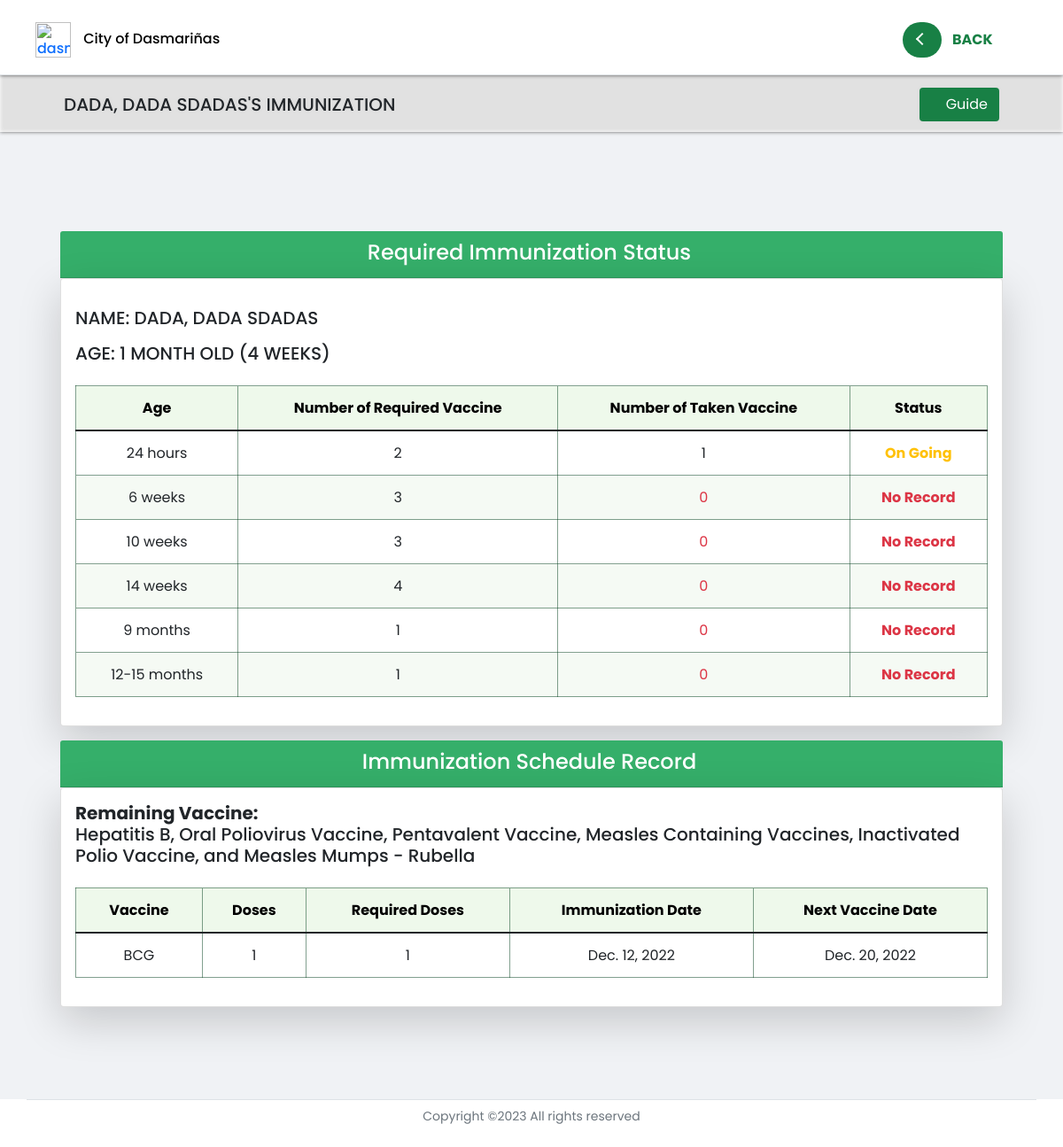
The page /preschooler_profile/immunization/7/ (signed in) on the database as committed earlier.
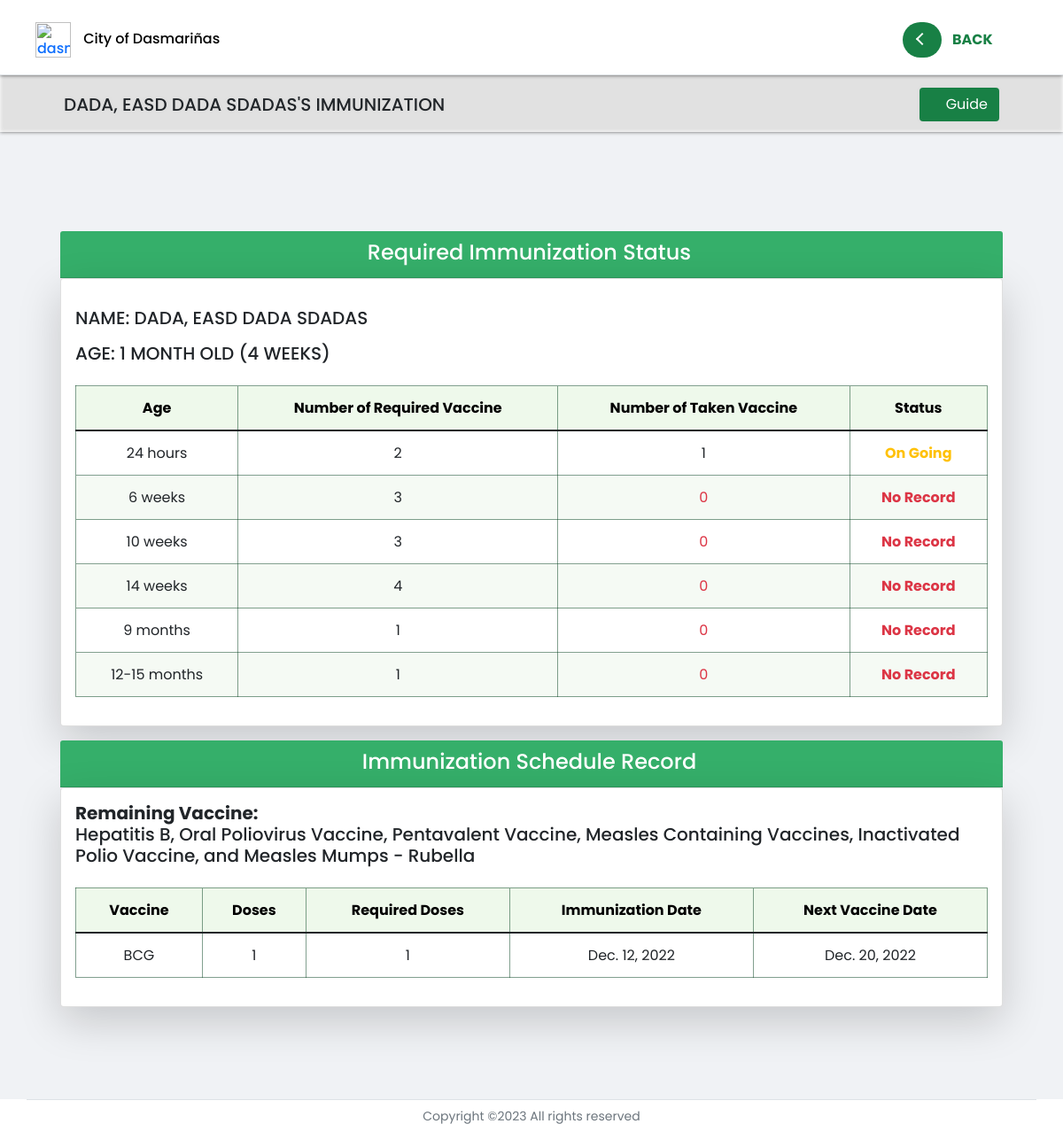
The same page on the database as committed later.
### profilingApp/models.py (models this page shows, shortened)
class Preschooler(Model):
    GENDER = [('Male', 'Male'),
              ('Female', 'Female'),]
    parent = models.ForeignKey(Parent, on_delete=CASCADE)
    first_name = models.CharField(max_length=100)
    last_name = models.CharField(max_length=100)
    middle_name = models.CharField(max_length=100)
    suffix_name = models.CharField(max_length=100, null=True, blank=True)
    birthday = models.DateField(null=True, blank=True)
    height = models.FloatField(null=True,validators=[MinValueValidator(0)])
    weight = models.FloatField(null=True, validators=[MinValueValidator(0)])
    gender = models.CharField(max_length=100, choices=GENDER, null=True)
    date_measured = models.DateField(null=True, blank=True)
    health_problem = models.CharField(max_length=500, null=True, blank=True)
    ps_image = models.ImageField(null=True, blank=True, upload_to='ps_images')
    history= HistoricalRecords()
    objects = models.Manager()
    lt_60_objects = PreschoolerManagerLess()
    gte_60_objects = PreschoolerManagerGreater()
    def age_months(self):
        today = date.today()
        try:
            date_diff = today - self.birthday
            in_days = date_diff.days
            return int((in_days) / (365 / 12))
        except:
             return 'Undefined'
    def age_weeks(self):
        today = date.today()
        try:
            date_diff = today - self.birthday
            in_days = date_diff.days
            return int((in_days) / (365 / 52))
        except:
             return 'Undefined'
    def age_days(self):
        today = date.today()
        try:
            date_diff = today - self.birthday
            in_days = date_diff.days
            return in_days
        except:
             return 'Undefined'
    def age_hours(self):
        today = date.today()
        try:
            date_diff = today - self.birthday
            in_days = date_diff.days
            return int(in_days * 24)
        except:
             return 'Undefined'

### profilingApp/views.py (the view, shortened to what this page needs)
# urls.py: path('preschooler_profile/immunization/<str:pk>/', views.immunization_schedule, name='immunization_schedule'),
@login_required(login_url='login_registration')
def immunization_schedule(request, pk):
    loggedin = request.user.user_type
    preschooler = Preschooler.objects.get(id=pk)
    vaccines = Vaccine.objects.filter(vax_preschooler=preschooler)
    vax_list = list(vaccines.values_list('vax_name', flat=True))
    dose_list = vaccines.values_list('vax_dose', flat=True)
    vax_24hrs = vaccines.filter(vax_name__in=['BCG', 'Hepatitis B']).count()
    vax_6weeks = vaccines.filter(vax_name__in=['Oral Poliovirus Vaccine', 'Pentavalent Vaccine', 'Measles Containing Vaccines']).count()
    vax_10weeks = vaccines.filter(vax_name__in=['Oral Poliovirus Vaccine', 'Pentavalent Vaccine', 'Measles Containing Vaccines']).count()
    vax_14weeks = vaccines.filter(vax_name__in=['Oral Poliovirus Vaccine', 'Pentavalent Vaccine', 'Inactivated Polio Vaccine','Measles Containing Vaccines']).count()
    vax_9months = vaccines.filter(vax_name__in=['Measles Mumps - Rubella']).count()
    if len(vaccines) == 0:
        next_vax_date = 'None'
    elif len(vaccines) == 8:
        next_vax_date = 'Complete'
    else:
        next_vax_date = vaccines.order_by('-id')[0].vax_remarks
    context = {'vaccines' : vaccines,
               'vax_list' : vax_list,
               'dose_list' : dose_list,
               'preschooler':preschooler,
               'loggedin': loggedin,
               'next_vax' : next_vax_date,
               'vax_24hrs' : vax_24hrs,
               'vax_6weeks' : vax_6weeks,
               'vax_10weeks' : vax_10weeks,
               'vax_14weeks' : vax_14weeks,
               'vax_9months' : vax_9months
               }
    return render(request, 'activities/BHW Immunization Status.html', context)

### profilingApp/templates/activities/BHW Immunization Status.html (shortened to what the changed rows need)
{% extends 'activities/BHW Home.html' %}
{% load static %}
{% block dashboard %}
</head>
<body>
<div class="" id="secondNav">
    <div class="row align-items-center">
        <div class="col-6 d-flex text-md-start text-center text-uppercase align-items-center ">
            {% if preschooler.suffix_name is None %}
                <h5 class="m-0 align-items-center">{{ preschooler.last_name }}, {{ preschooler.first_name }} {{ preschooler.middle_name }}'s Immunization</h5>
            {% else %}
                <h5 class="m-0 align-items-center">{{ preschooler.last_name }}, {{ preschooler.first_name }} {{ preschooler.middle_name }} {{ preschooler.suffix_name }}'s Immunization</h5>
            {% endif %}
        </div>
    </div>
</div>
<div id="grid" class="container-fluid" style="padding:3%; margin: top 65px;">
    <div class="row">
        <div class="col p-2 mt-2">
            <div class="card shadow-lg p-3 bg-white rounded" >
                <div class="py-3">
                    <div class="row d-flex justify-content-start align-items-center mb-2 text-uppercase">
                        {% if preschooler.suffix_name is None %}
                        <h5>Name: {{ preschooler.last_name }}, {{ preschooler.first_name }}  {{ preschooler.middle_name }} </h5>
                        {% else %}
                        <h5>Name: {{ preschooler.last_name }}, {{ preschooler.first_name }}  {{ preschooler.middle_name }} {{ preschooler.suffix_name }}</h5>
                        {% endif %}
                    </div>
                    <div class="row d-flex justify-content-start align-items-center text-uppercase">
                        {% if preschooler.age_hours < 48 %}
                        <h5>Age: {{ preschooler.age_days }} Day Old </h5>
                        {% elif preschooler.age_days > 1 and preschooler.age_weeks < 1 %}
                        <h5>Age: {{ preschooler.age_days }} Days Old </h5>
                        {% elif preschooler.age_days > 7 and preschooler.age_months < 1 %}
                        <h5>Age: {{ preschooler.age_weeks }} Weeks Old ({{ preschooler.age_days }} days)</h5>
                        {% elif preschooler.age_months >= 1 and preschooler.age_months < 2 %}
                        <h5>Age: {{ preschooler.age_months }} Month Old ({{ preschooler.age_weeks }} weeks) </h5>
                        {% elif preschooler.age_months >= 2 and preschooler.age_years < 1 %}
                        <h5>Age: {{ preschooler.age_months }} Months Old ({{ preschooler.age_weeks }} weeks) </h5>
                        {% elif preschooler.age_years >= 1 and preschooler.age_years < 2 %}
                        <h5>Age: {{ preschooler.age_years }} Year Old ({{ preschooler.age_months }} months) </h5>
                        {% elif preschooler.age_years >= 2 and preschooler.age_years <= 5 %}
                        <h5>Age: {{ preschooler.age_years }} Years Old ({{ preschooler.age_months }} months) </h5>
                        {% endif %}
                    </div>
                </div>
                <div class="table-responsive">
                    <table class="table table-hover table-cell-border" id="table_validation">
                        <thead>
                            <tr>
                                <th scope="col" class="text-center">Age</th>
                                <th scope="col" class="text-center">Number of Required Vaccine</th>
                                <th scope="col" class="text-center">Number of Taken Vaccine</th>
                                <th scope="col" class="text-center">Status</th>
                            </tr>
                        </thead>
                    </table>
                </div>
            </div>
        </div>
    </div>
    <div class="text-dark">
        <div class="row">
            <div class="col p-2">
                <div class="card shadow-lg p-3 bg-white rounded" >
                    <div class="table-responsive">
                        <table class="table table-hover table-cell-border" id="table_validation">
                            <br>
                            <thead>
                                <tr>
                                    <th scope="col" class="text-center">Vaccine</th>
                                    <th scope="col" class="text-center">Doses</th>
                                    <th scope="col" class="text-center">Required Doses</th>
                                    <th scope="col" class="text-center">Immunization Date</th>
                                    <th scope="col" class="text-center">Next Vaccine Date</th>
                                </tr>
                            </thead>
                        </table>
                    </div>
                </div>
            </div>
        </div>
    </div>
</div>
{% endblock %}

Rows that differ between the two databases and show on the page:
changed Preschooler "DADA": first_name (not shown) → "EASD"
